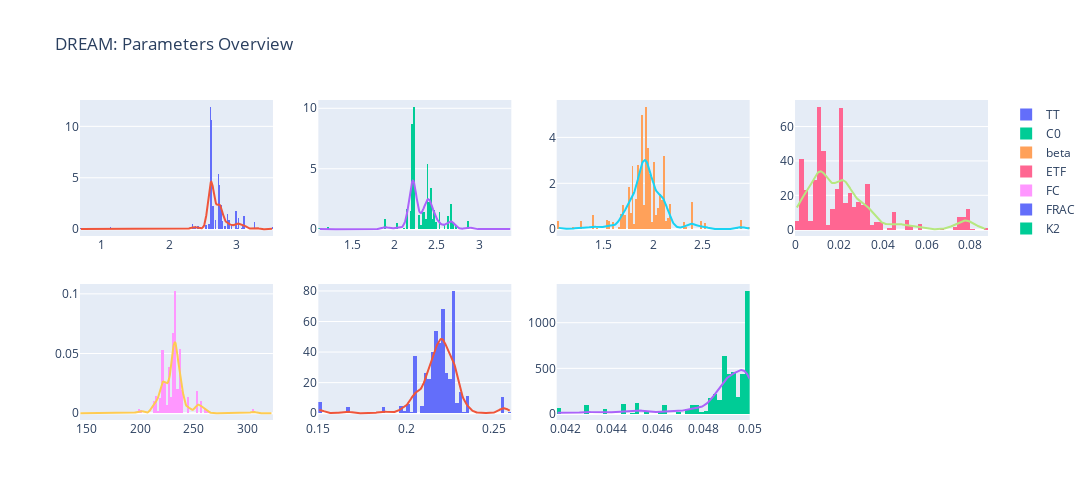

The cell this chart's notebook holds for it:
### Markdown cell above
# Plotting

### Code cell
fig = make_subplots(rows=2, cols=4)

# Histogram and KDE
for i, col in enumerate(samples.columns):
    row = (i // 4) + 1
    col_idx = (i % 4) + 1

    # Histogram
    fig.add_trace(
        go.Histogram(x=samples[col], name=col, histnorm="probability density"),
        row=row,
        col=col_idx,
    )

    # KDE calculation
    kde = gaussian_kde(samples[col])
    x_values = np.linspace(samples[col].min(), samples[col].max(), 300)
    kde_values = kde(x_values)
    fig.add_trace(
        go.Scatter(
            x=x_values, y=kde_values, mode="lines", name=f"KDE {col}", showlegend=False
        ),
        row=row,
        col=col_idx,
    )

# Update layout
fig.update_layout(
    height=500,
    width=1200,
    title_text="DREAM: Parameters Overview",
)
fig.show()

### Figure 1 — Plotly figure (JSON) as saved in the notebook; plotly's stock layout.template omitted (floating-point values rounded to 4 significant figures; data arrays with more than 128 entries replaced by an {"elided": "..."} marker saying what was removed)
{"data": [{"histnorm": "probability density", "name": "TT", "type": "histogram", "x": {"elided": "2672 float values"}, "xaxis": "x", "yaxis": "y"}, {"mode": "lines", "name": "KDE TT", "showlegend": false, "type": "scatter", "x": {"elided": "300 float values"}, "xaxis": "x", "y": {"elided": "300 float values"}, "yaxis": "y"}, {"histnorm": "probability density", "name": "C0", "type": "histogram", "x": {"elided": "2672 float values"}, "xaxis": "x2", "yaxis": "y2"}, {"mode": "lines", "name": "KDE C0", "showlegend": false, "type": "scatter", "x": {"elided": "300 float values"}, "xaxis": "x2", "y": {"elided": "300 float values"}, "yaxis": "y2"}, {"histnorm": "probability density", "name": "beta", "type": "histogram", "x": {"elided": "2672 float values"}, "xaxis": "x3", "yaxis": "y3"}, {"mode": "lines", "name": "KDE beta", "showlegend": false, "type": "scatter", "x": {"elided": "300 float values"}, "xaxis": "x3", "y": {"elided": "300 float values"}, "yaxis": "y3"}, {"histnorm": "probability density", "name": "ETF", "type": "histogram", "x": {"elided": "2672 float values"}, "xaxis": "x4", "yaxis": "y4"}, {"mode": "lines", "name": "KDE ETF", "showlegend": false, "type": "scatter", "x": {"elided": "300 float values"}, "xaxis": "x4", "y": {"elided": "300 float values"}, "yaxis": "y4"}, {"histnorm": "probability density", "name": "FC", "type": "histogram", "x": {"elided": "2672 float values"}, "xaxis": "x5", "yaxis": "y5"}, {"mode": "lines", "name": "KDE FC", "showlegend": false, "type": "scatter", "x": {"elided": "300 float values"}, "xaxis": "x5", "y": {"elided": "300 float values"}, "yaxis": "y5"}, {"histnorm": "probability density", "name": "FRAC", "type": "histogram", "x": {"elided": "2672 float values"}, "xaxis": "x6", "yaxis": "y6"}, {"mode": "lines", "name": "KDE FRAC", "showlegend": false, "type": "scatter", "x": {"elided": "300 float values"}, "xaxis": "x6", "y": {"elided": "300 float values"}, "yaxis": "y6"}, {"histnorm": "probability density", "name": "K2", "type": "histogram", "x": {"elided": "2672 float values"}, "xaxis": "x7", "yaxis": "y7"}, {"mode": "lines", "name": "KDE K2", "showlegend": false, "type": "scatter", "x": {"elided": "300 float values"}, "xaxis": "x7", "y": {"elided": "300 float values"}, "yaxis": "y7"}], "layout": {"height": 500, "title": {"text": "DREAM: Parameters Overview"}, "width": 1200, "xaxis": {"anchor": "y", "domain": [0, 0.2125]}, "xaxis2": {"anchor": "y2", "domain": [0.2625, 0.475]}, "xaxis3": {"anchor": "y3", "domain": [0.525, 0.7375]}, "xaxis4": {"anchor": "y4", "domain": [0.7875, 1]}, "xaxis5": {"anchor": "y5", "domain": [0, 0.2125]}, "xaxis6": {"anchor": "y6", "domain": [0.2625, 0.475]}, "xaxis7": {"anchor": "y7", "domain": [0.525, 0.7375]}, "xaxis8": {"anchor": "y8", "domain": [0.7875, 1]}, "yaxis": {"anchor": "x", "domain": [0.575, 1]}, "yaxis2": {"anchor": "x2", "domain": [0.575, 1]}, "yaxis3": {"anchor": "x3", "domain": [0.575, 1]}, "yaxis4": {"anchor": "x4", "domain": [0.575, 1]}, "yaxis5": {"anchor": "x5", "domain": [0, 0.425]}, "yaxis6": {"anchor": "x6", "domain": [0, 0.425]}, "yaxis7": {"anchor": "x7", "domain": [0, 0.425]}, "yaxis8": {"anchor": "x8", "domain": [0, 0.425]}}}
